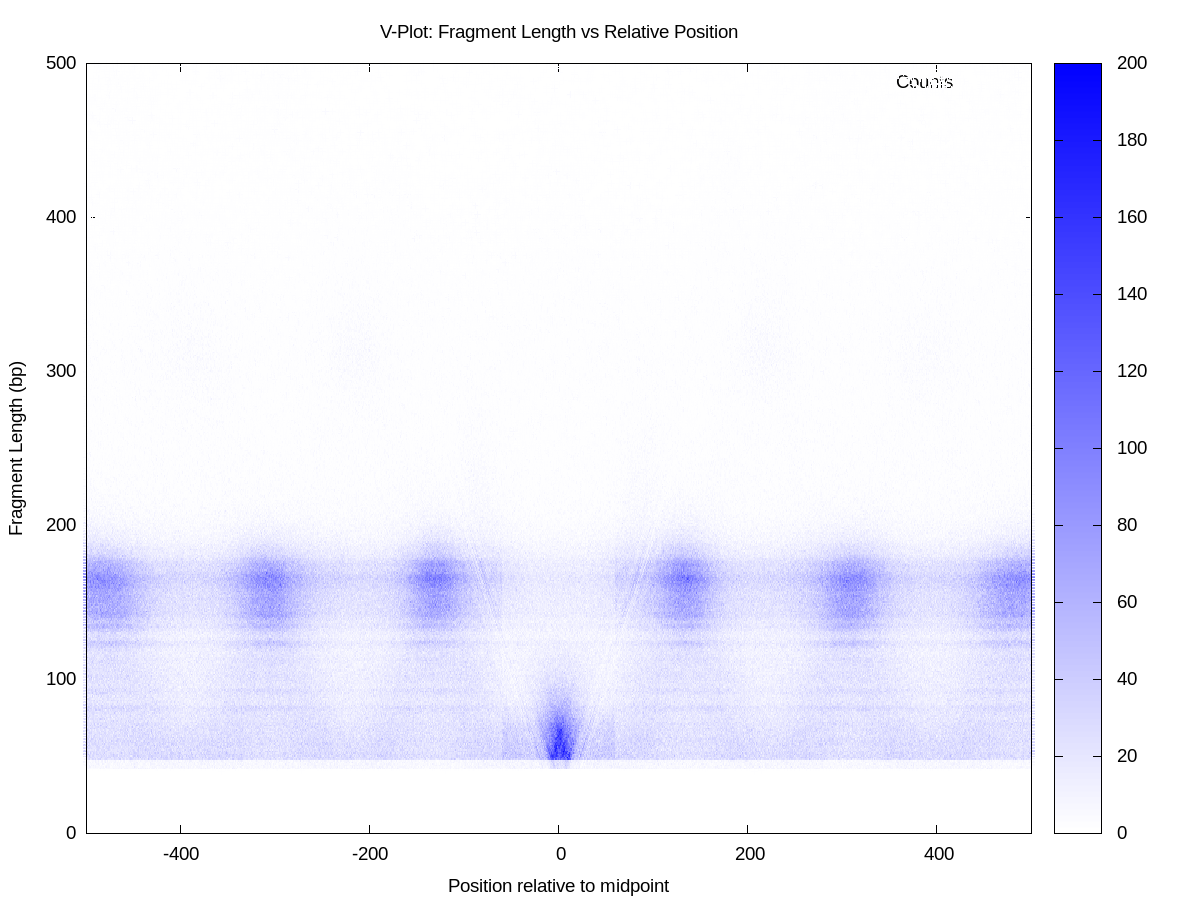

Reproduce this figure in gnuplot.
set terminal pngcairo size 1200,900 enhanced font "Arial,14"
set output "vplot.png"

# Set axis labels
set xlabel "Position relative to midpoint"
set ylabel "Fragment Length (bp)"
set zlabel "Count"
set title "V-Plot: Fragment Length vs Relative Position"

# Set a blue to white color palette
set palette defined (0 "white", 1 "blue")

#Customize axis ranges
set xrange [-500:500]
set yrange [0:500]


plot "vplot_data.tsv" using 1:2:(($3)) with points palette pointsize 1 title "Counts"
